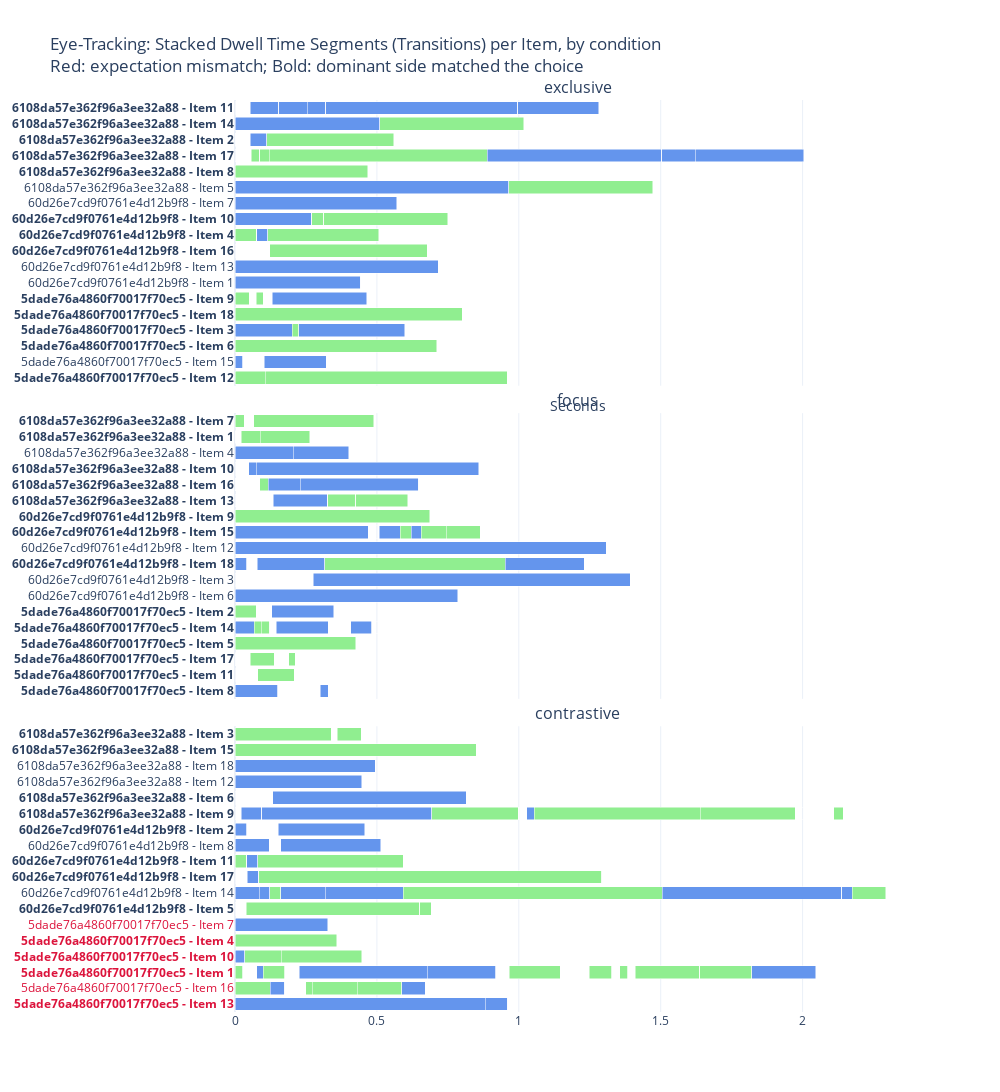

Here is the notebook cell this chart was saved with:
### Code cell
# ...existing code...
from plotly.subplots import make_subplots
import plotly.graph_objects as go
import numpy as np
import pandas as pd
import os

transparent_color = 'hsva(0, 0%, 100%, 0)'

# Facet by condition into rows (one condition per row)
conditions = list(longform['condition'].dropna().unique())
n_rows = max(1, len(conditions))

fig = make_subplots(
    rows=n_rows, cols=1,
    shared_xaxes=True,
    subplot_titles=conditions,
    vertical_spacing=0.03
)

# For per-facet y-ticks
facet_yticks = {cond: [] for cond in conditions}
facet_yticks_bold = {cond: set() for cond in conditions}
facet_yticks_mismatch = {cond: set() for cond in conditions}

for participant in [p for p in et_df['participant_id'].unique() if p not in list_of_participants_to_remove]:
    df_part = et_df[et_df['participant_id'] == participant]
    sorted_trials = sorted(df_part['trial'].unique(), key=lambda x: float(x) if str(x).replace('.', '', 1).isdigit() else x)
    for trial in sorted_trials:
        lf_row = longform[(longform['participant_id'] == participant) & (longform['trial'] == trial)]
        if lf_row.empty:
            continue
        cond = lf_row['condition'].iloc[0]
        if pd.isna(cond) or cond not in conditions:
            continue

        # Prefer item number in the label; fallback to trial
        if 'item' in lf_row.columns and pd.notna(lf_row['item'].iloc[0]):
            item_label = lf_row['item'].iloc[0]
        else:
            item_label = trial
        label = f"{participant} - Item {item_label}"
        facet_yticks[cond].append(label)

        et_row = df_part[df_part['trial'] == trial]
        dominant = et_row['dominant'].iloc[0] if not et_row.empty else None
        choice = lf_row['choice'].iloc[0] if not lf_row.empty else None

        # bold when dominant == choice
        if dominant is not None and choice is not None and dominant == choice:
            facet_yticks_bold[cond].add(label)

        # mismatch flag from longform -> affects tick label color only
        mismatch_flag = False
        if not lf_row.empty and 'mismatch' in lf_row.columns:
            try:
                mismatch_flag = bool(lf_row['mismatch'].iloc[0])
            except Exception:
                mismatch_flag = False
        if mismatch_flag:
            facet_yticks_mismatch[cond].add(label)

        # read per-participant eyetracking CSV
        et_file = os.path.join(et_dir, f"{participant}.csv")
        if not os.path.exists(et_file):
            continue
        df_et = pd.read_csv(et_file)
        df_et.columns = [c.lower() for c in df_et.columns]
        trial_col = 'trial' if 'trial' in df_et.columns else [c for c in df_et.columns if 'trial' in c][0]
        g = df_et[df_et[trial_col] == trial].copy()
        if g.empty:
            continue

        canvas_state = np.where(
            (g['_left_canvas'] == 1) & (g['_right_canvas'] == 0), 'L',
            np.where(
                (g['_right_canvas'] == 1) & (g['_left_canvas'] == 0), 'R',
                np.where(
                    (g['_left_canvas'] == 0) & (g['_right_canvas'] == 0), 'N', 'B'
                )
            )
        )
        transitions_idx = np.where(canvas_state[1:] != canvas_state[:-1])[0] + 1
        segment_starts = np.concatenate(([0], transitions_idx))
        segment_ends = np.concatenate((transitions_idx, [len(canvas_state)]))
        for seg_start, seg_end in zip(segment_starts, segment_ends):
            seg = g.iloc[seg_start:seg_end]
            if len(seg) > 0:
                start_time = seg['times'].iloc[0]
                end_time = seg['times'].iloc[-1]
                seg_time = (end_time - start_time) / 1000  # seconds
            else:
                seg_time = 0

            if ((seg['_left_canvas'] == 1) & (seg['_right_canvas'] == 0)).all():
                color = 'cornflowerblue'
                side = 'Left'
            elif ((seg['_right_canvas'] == 1) & (seg['_left_canvas'] == 0)).all():
                color = 'lightgreen'
                side = 'Right'
            elif ((seg['_left_canvas'] == 0) & (seg['_right_canvas'] == 0)).all():
                color = transparent_color
                side = 'None'
            else:
                color = "red"
                side = 'Both'

            row_idx = conditions.index(cond) + 1
            fig.add_trace(
                go.Bar(
                    x=[seg_time],
                    y=[label],
                    name=side,
                    marker_color=color,
                    orientation='h',
                    showlegend=False
                ),
                row=row_idx, col=1
            )

# Apply per-row ytick formatting (bold + orange when mismatch)
for i, cond in enumerate(conditions, start=1):
    labels = facet_yticks[cond]
    def format_label(t):
        bold = t in facet_yticks_bold[cond]
        mismatch = t in facet_yticks_mismatch[cond]
        if bold and mismatch:
            return f"<b><span style='color:crimson'>{t}</span></b>"
        if bold:
            return f"<b>{t}</b>"
        if mismatch:
            return f"<span style='color:crimson'>{t}</span>"
        return t
    ticktext = [format_label(t) for t in labels]
    fig.update_yaxes(tickvals=labels, ticktext=ticktext, row=i, col=1)

fig.update_layout(
    template='plotly_white',
    barmode='stack',
    title='Eye-Tracking: Stacked Dwell Time Segments (Transitions) per Item, by condition<br>Red: expectation mismatch; Bold: dominant side matched the choice',
    xaxis_title='Seconds',
    height=max(1600, 200 * n_rows),
    width=1000,
    showlegend=False
)

fig.show()

# Save as html and png
fig.write_html(plots / "dwell_times.html", include_plotlyjs='cdn')
fig.write_image(plots / "dwell_times.png", scale=3)
